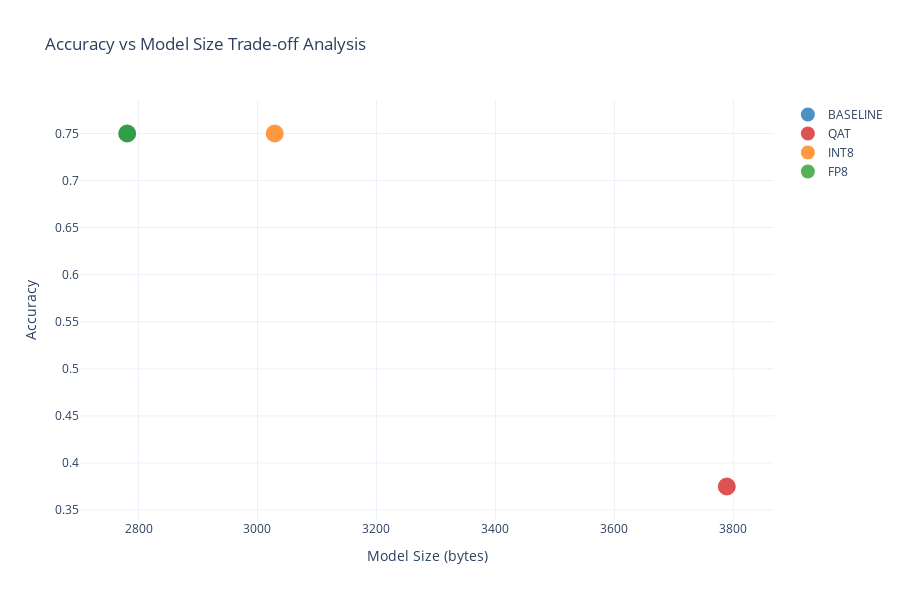

Notebook code cell kept with this figure:
### Markdown cell above
## 1. Quantization Analysis

Comprehensive analysis of quantization techniques (INT8, FP8, QAT) on model accuracy, loss, and size.

**Key Metrics Analyzed:**
- Accuracy vs model size trade-offs
- Loss comparison across techniques
- Size reduction efficiency
- Quantization technique decision matrix

**Reference:** Performance Deep Dive Report:100-200 - Quantization analysis methodology

### Code cell
# Accuracy vs Model Size Trade-off Analysis (Scatter Plot)
def create_accuracy_size_analysis():
    """Analyze accuracy vs model size trade-offs for quantization techniques"""
    
    # Prepare data for visualization
    techniques = []
    accuracies = []
    sizes = []
    losses = []
    
    for technique, metrics in quant_data.items():
        techniques.append(technique)
        accuracies.append(metrics['accuracy'])
        sizes.append(metrics['model_size_bytes'])
        losses.append(metrics['loss'])
    
    # Create scatter plot
    fig = go.Figure()
    
    colors = {'baseline': '#1f77b4', 'int8': '#ff7f0e', 'fp8': '#2ca02c', 'qat': '#d62728'}
    
    for i, technique in enumerate(techniques):
        fig.add_trace(go.Scatter(
            x=[sizes[i]],
            y=[accuracies[i]],
            mode='markers',
            name=technique.upper(),
            marker=dict(
                size=20,
                color=colors.get(technique, '#9467bd'),
                opacity=0.8,
                line=dict(width=2, color='white')
            ),
            text=f"{technique.upper()}<br>Size: {sizes[i]} bytes<br>Accuracy: {accuracies[i]:.3f}<br>Loss: {losses[i]:.3f}",
            hovertemplate='<b>%{text}</b><extra></extra>'
        ))
    
    # Add Pareto frontier line
    # Sort by size and find Pareto optimal points
    sorted_indices = sorted(range(len(sizes)), key=lambda i: sizes[i])
    pareto_indices = []
    
    for i in sorted_indices:
        is_pareto = True
        for j in pareto_indices:
            if sizes[j] <= sizes[i] and accuracies[j] >= accuracies[i]:
                is_pareto = False
                break
        if is_pareto:
            pareto_indices.append(i)
    
    if len(pareto_indices) > 1:
        pareto_sizes = [sizes[i] for i in pareto_indices]
        pareto_accuracies = [accuracies[i] for i in pareto_indices]
        
        fig.add_trace(go.Scatter(
            x=pareto_sizes,
            y=pareto_accuracies,
            mode='lines',
            name='Pareto Frontier',
            line=dict(color='red', width=2, dash='dash'),
            showlegend=True
        ))
    
    fig.update_layout(
        title="Accuracy vs Model Size Trade-off Analysis",
        xaxis_title="Model Size (bytes)",
        yaxis_title="Accuracy",
        height=600,
        font=dict(size=12)
    )
    
    return fig, techniques, accuracies, sizes, losses

# Create and display
accuracy_fig, techniques, accuracies, sizes, losses = create_accuracy_size_analysis()
accuracy_fig.show()

# Display quantization analysis
print("\n📊 Quantization Analysis Summary:")
for i, technique in enumerate(techniques):
    print(f"\n{technique.upper()}:")
    print(f"  Accuracy: {accuracies[i]:.3f}")
    print(f"  Loss: {losses[i]:.3f}")
    print(f"  Size: {sizes[i]} bytes")
    if i > 0:
        size_reduction = ((sizes[0] - sizes[i]) / sizes[0]) * 100
        accuracy_change = ((accuracies[i] - accuracies[0]) / accuracies[0]) * 100
        print(f"  Size Reduction: {size_reduction:.1f}%")
        print(f"  Accuracy Change: {accuracy_change:+.1f}%")

### Figure 1 — Plotly figure (JSON) as saved in the notebook; plotly's stock layout.template omitted (floating-point values rounded to 4 significant figures)
{"data": [{"hovertemplate": "<b>%{text}</b><extra></extra>", "marker": {"color": "#1f77b4", "line": {"color": "white", "width": 2}, "opacity": 0.8, "size": 20}, "mode": "markers", "name": "BASELINE", "text": "BASELINE<br>Size: 2781 bytes<br>Accuracy: 0.750<br>Loss: 0.608", "type": "scatter", "x": [2781], "y": [0.75]}, {"hovertemplate": "<b>%{text}</b><extra></extra>", "marker": {"color": "#d62728", "line": {"color": "white", "width": 2}, "opacity": 0.8, "size": 20}, "mode": "markers", "name": "QAT", "text": "QAT<br>Size: 3789 bytes<br>Accuracy: 0.375<br>Loss: 1.047", "type": "scatter", "x": [3789], "y": [0.375]}, {"hovertemplate": "<b>%{text}</b><extra></extra>", "marker": {"color": "#ff7f0e", "line": {"color": "white", "width": 2}, "opacity": 0.8, "size": 20}, "mode": "markers", "name": "INT8", "text": "INT8<br>Size: 3029 bytes<br>Accuracy: 0.750<br>Loss: 0.608", "type": "scatter", "x": [3029], "y": [0.75]}, {"hovertemplate": "<b>%{text}</b><extra></extra>", "marker": {"color": "#2ca02c", "line": {"color": "white", "width": 2}, "opacity": 0.8, "size": 20}, "mode": "markers", "name": "FP8", "text": "FP8<br>Size: 2781 bytes<br>Accuracy: 0.750<br>Loss: 0.608", "type": "scatter", "x": [2781], "y": [0.75]}], "layout": {"font": {"size": 12}, "height": 600, "title": {"text": "Accuracy vs Model Size Trade-off Analysis"}, "xaxis": {"title": {"text": "Model Size (bytes)"}}, "yaxis": {"title": {"text": "Accuracy"}}}}
